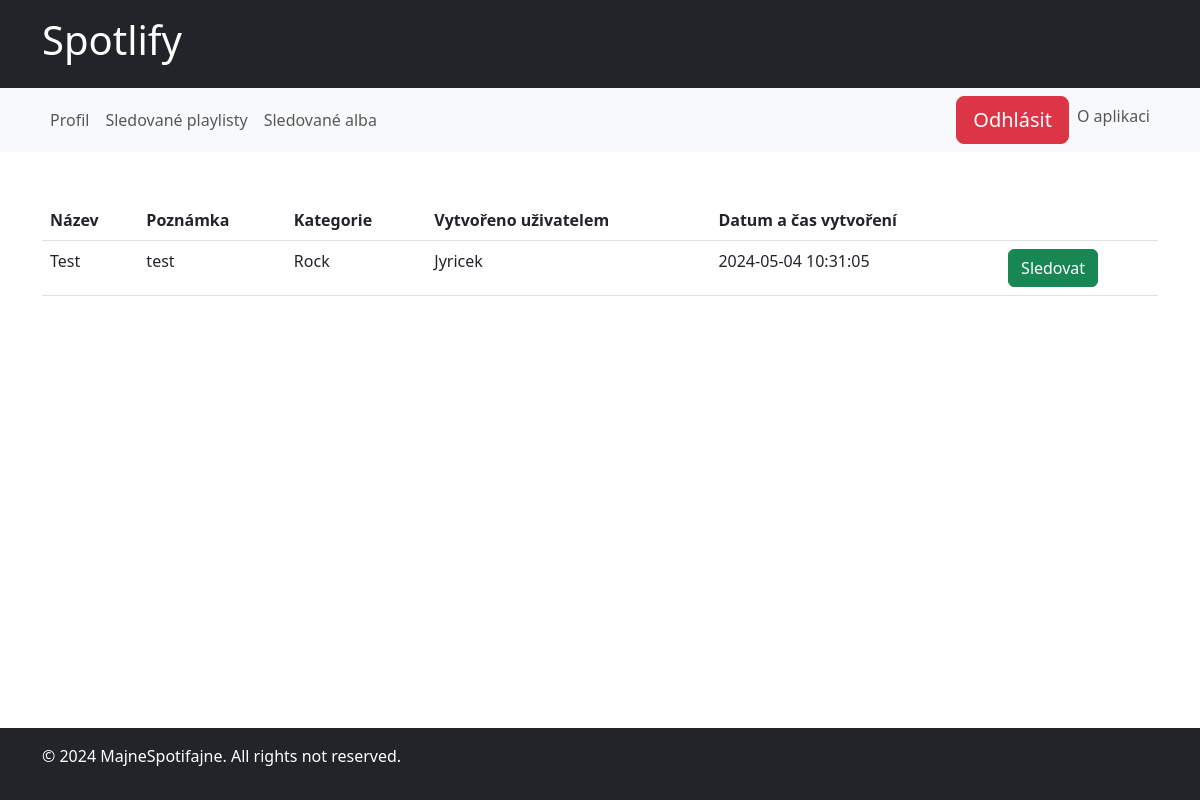
Before: /openNewFollowPlaylist (signed in) with the older database file.
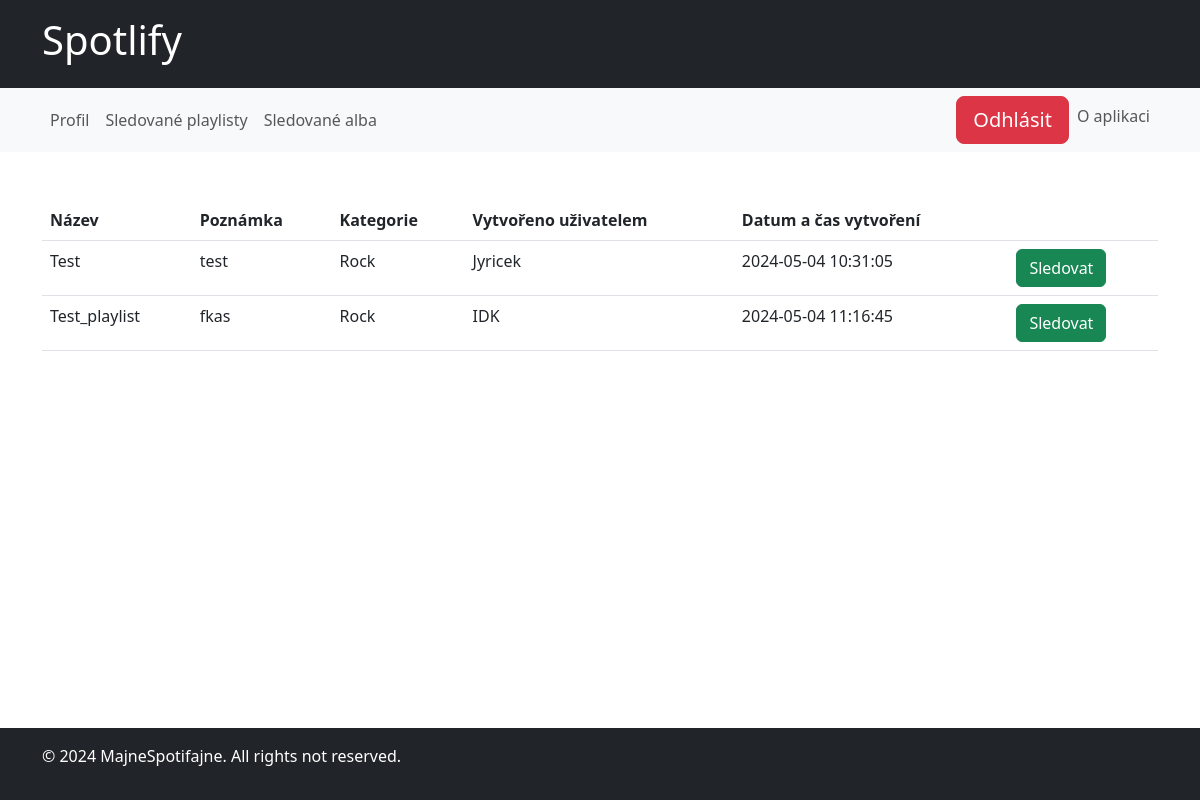
After: the same page with the newer database file.
### spotify/models.py (models this page shows, shortened)
class Playlist(models.Model):
    playlist_id = models.AutoField(primary_key=True)
    playlist_name = models.CharField(max_length=30)
    playlist_create_date = models.DateTimeField(auto_now_add=True)
    playlist_note = models.CharField(max_length=30, null=True, blank=True)
    playlist_category = models.ForeignKey(Category, on_delete=models.CASCADE, null=False, default=None)
    creator_account = models.ForeignKey(Account, on_delete=models.CASCADE, null=False, default=None)

class Category(models.Model):
    category_id = models.AutoField(primary_key=True)
    category_name = models.CharField(max_length=20)
    def __str__(self):
        return self.category_name

class Account(models.Model):
    account_id = models.AutoField(primary_key=True)
    username = models.CharField(max_length=30)
    email = models.EmailField(max_length=20)
    password = models.CharField(max_length=12)
    creation_date = models.DateTimeField(auto_now_add=True)
    name = models.CharField(max_length=20)
    surname = models.CharField(max_length=20)
    phone = models.CharField(max_length=12)
    last_payment_date = models.DateField(null=True, blank=True, editable=False)
    next_payment_date = models.DateField(null=True, blank=True, editable=False)
    acc_sub_type = models.ForeignKey(AccountSubType, on_delete=models.CASCADE, null=False, blank=False)
    last_login = models.DateTimeField(auto_now=True)

### spotify/views.py (the view)
# urls.py: path('openNewFollowPlaylist', views.openNewFollowPlaylist, name='openNewFollowPlaylist'),
def openNewFollowPlaylist(request):
    logged_in_user = request.session.get('logged_in_user')
    account = Account.objects.get(username=logged_in_user)
    available_playlists = Playlist.objects.exclude(accountfollowedplaylists__account=account).exclude(creator_account=account)
    return render(request, 'FollowNewPlaylist.html', {'availablePlaylists':available_playlists})

### Templates/FollowNewPlaylist.html (shortened to what this page needs)
{% extends "UserLayout.html" %}
{% block content %}
<div>
    <table class="table">
        <thead class="thead-dark">
        <tr>
            <th scope="col">Název</th>
            <th scope="col">Poznámka</th>
            <th scope="col">Kategorie</th>
            <th scope="col">Vytvořeno uživatelem</th>
            <th scope="col">Datum a čas vytvoření</th>
            <th scope="col"></th>
        </tr>
        </thead>
        <tbody>
        {% for playlist in availablePlaylists %}
        <tr>
            <td>{{ playlist.playlist_name }}</td>
            <td>{{ playlist.playlist_note }}</td>
            <td>{{ playlist.playlist_category }}</td>
            <td>{{ playlist.creator_account.username }}</td>
            <td>{{ playlist.playlist_create_date|date:"Y-m-d H:i:s" }}</td>
            <td>
                <form action="{% url 'followPlaylist' %}" method="post">
                    <button type="submit" class="btn btn-success">Sledovat</button>
                </form>
            </td>
        </tr>
        {% endfor %}
        </tbody>
    </table>
</div>
{% endblock %}

Changed rows visible on the page:
added Playlist: playlist_name "Test_playlist", playlist_note "fkas", playlist_category "Rock", creator_account.username "IDK", playlist_create_date "2024-05-04 11:16:45"
